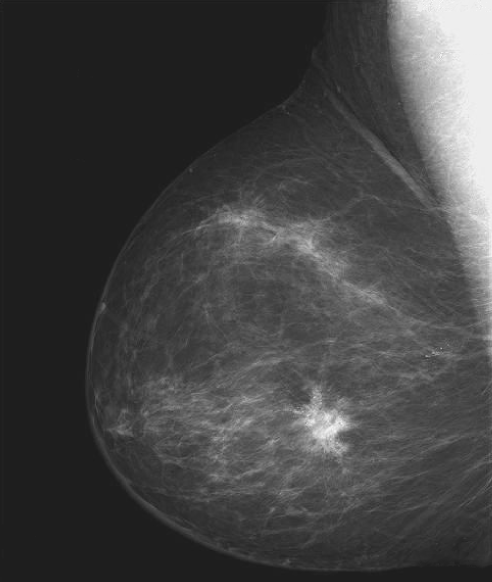
#> input picture Work_4___ImScale_Negation_and_Gamma/Fig0303(a).tif, 984 x 1164 px (shown at 1/2 size)
$ python tarea_4___negativo,_imscale_y_gamma_.py
#> lines starting #> are read from the running program, lines starting #| are printed output that depends on the picture
# -*- coding: utf-8 -*-
"""TAREA 4 | Negativo, ImScale y Gamma_.ipynb

Automatically generated by Colaboratory.

Original file is located at
    https://colab.research.google.com/drive/1FLLsLK4tEtaPAYI8B5djlgpFmPW7pMC6
"""

import cv2 as cv
import numpy as np
import matplotlib.pyplot as plt

"""# **Part 1**"""

files = ["Fig0303(a).tif", "Fig0306(a).tif", "Fig0310(a).tif"]

imgs = []
for i in files:
  imgs.append(cv.imread(i,0))

plt.title(files[0])
plt.imshow(imgs[0], 'gray')
plt.show()

def imadjust(x,a,b,c,d,gamma=1):
#> called with a = 21, b = 255, c = 0.5, d = 0.75, gamma = 1
    return (((x - a) / (b - a)) ** gamma) * (d - c) + c
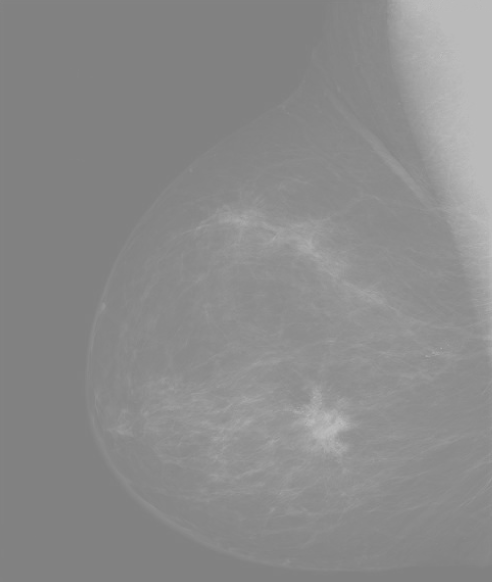
#> returned value: shape (1164, 984) float64 (shown at 1/2 size); min 0.5, max 0.75, mean 0.549

edited_imgs = []
edited_imgs.append(cv.bitwise_not(imgs[0]))  # NEGATIVE
edited_imgs.append(imadjust(imgs[0], imgs[0].min(),    # ADJUST
                          imgs[0].max(), 0.5, 0.75))
edited_imgs.append(np.power(imgs[0], 2))        # GAMMA 2
edited_imgs.append(np.power(imgs[0], 0.5))   # GAMMA 0.5

fig, axs = plt.subplots(1, 4, figsize=(10, 6), constrained_layout=True)

names = ['Negative', 'Adjust', 'Gamma 2', 'Gamma 0.5']
k = 0

for ax, img in zip(axs.flat, edited_imgs):
  ax.set_title(names[k])
  ax.imshow(img, 'gray')
  k += 1
#> this loop made 4 passes
#> after the loop, k = 4

plt.show()
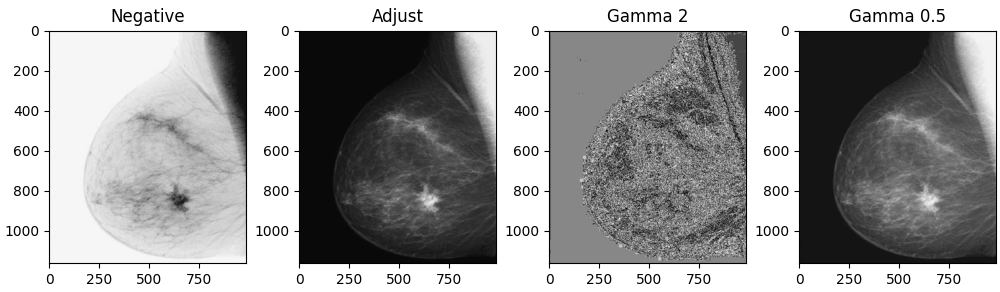
#> figure drawn by matplotlib, 4 panels

"""# **Part 2**"""

img2 = []

img2.append(cv.bitwise_not(imgs[1]))    # NEGATIVE
img2.append(imadjust(imgs[1], imgs[1].min(),    # ADJUST
                          imgs[1].max(), 0, 255))
#> call 2 of imadjust, with a = 0, b = 255, c = 0, d = 255, gamma = 1
#> in imadjust (call 2), `return (((x - a) / (b - a)) ** gamma) * (d - c) + c`:
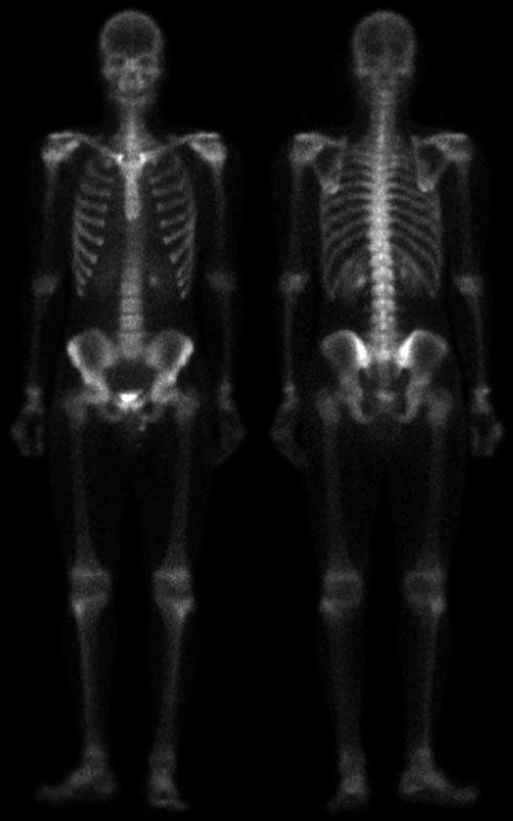
#> returned value: shape (1641, 1026) float64 (shown at 1/2 size); min 0, max 255, mean 17.1
img2.append(np.power(imgs[1], 3))        # GAMMA 2
img2.append(np.power(imgs[1], 0.8))     # GAMMA 0.5

fig, axs = plt.subplots(1, 4, figsize=(10, 6), constrained_layout=True)

names = ['Negative', 'Adjust', 'Gamma 2', 'Gamma 0.5']
k = 0

for ax, img in zip(axs.flat, img2):
  ax.set_title(names[k])
  ax.imshow(img, 'gray')
  k += 1
#> after the loop, k = 4

plt.show()
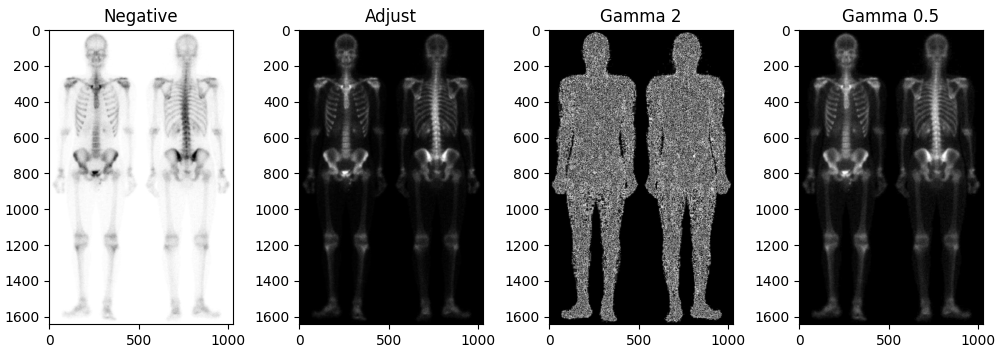
#> figure drawn by matplotlib, 4 panels

"""# **Part 3**"""

img_bin = img2[0] - img2[2] - img2[1]
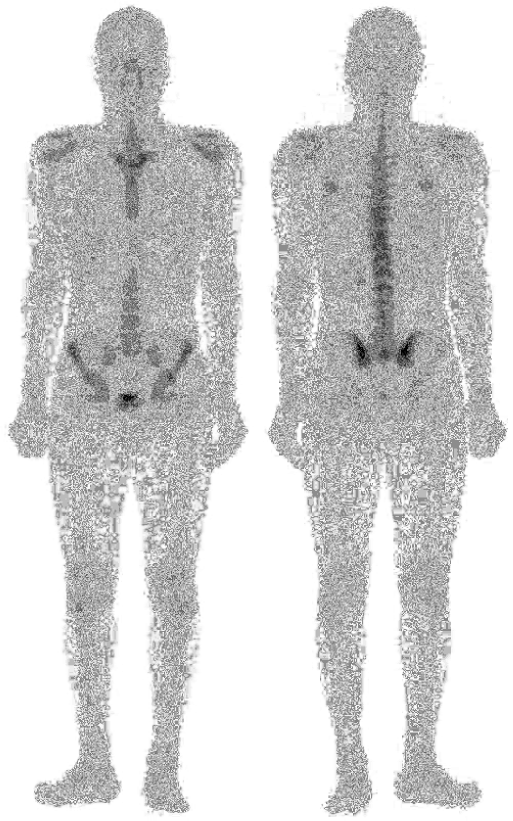
#> img_bin: shape (1641, 1026) float64 (shown at 1/2 size); min -254, max 255, mean 169.8; drawn with min black and max white
plt.imshow(img_bin, 'gray')
plt.show()

img_bin = cv.threshold(img_bin,0,255,cv.THRESH_BINARY)[1]
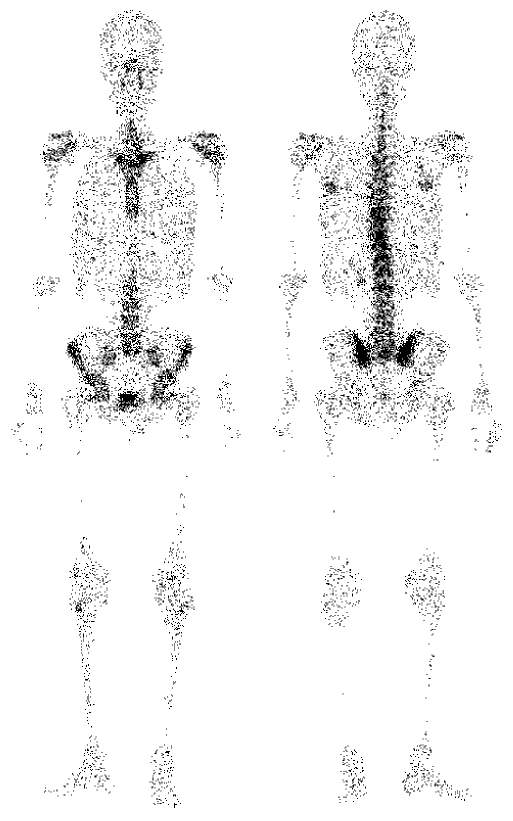
#> img_bin: shape (1641, 1026) float64 (shown at 1/2 size); 95.5% white; black in thin lines or dots
# cv.THRESH_BINARY_INV cv.THRESH_BINARY  cv.THRESH_TRUNC cv.THRESH_TOZERO cv.THRESH_TOZERO_INV
plt.imshow(img_bin, 'gray')
plt.show()

"""I'am not fine with this image.

# **Part 4**

The following function rescale a image from $[minf,maxf]$ and it is representing like the equation

$x' = minf + {{(x-x_{min})}\over{x_{max}-x_{min}}}(maxf-minf)$

when x value is equat to the minimum, the result is the minimum that we choose and similarly with the maximum.
"""

def ImEscala(img, minf, maxf):

#> called with minf = 0, maxf = 255
  x_min = img.min()
#> x_min = 0
  x_max = img.max()
#> x_max = 255

  img = minf + ((img - x_min) / (x_max - x_min)) * (maxf - minf)
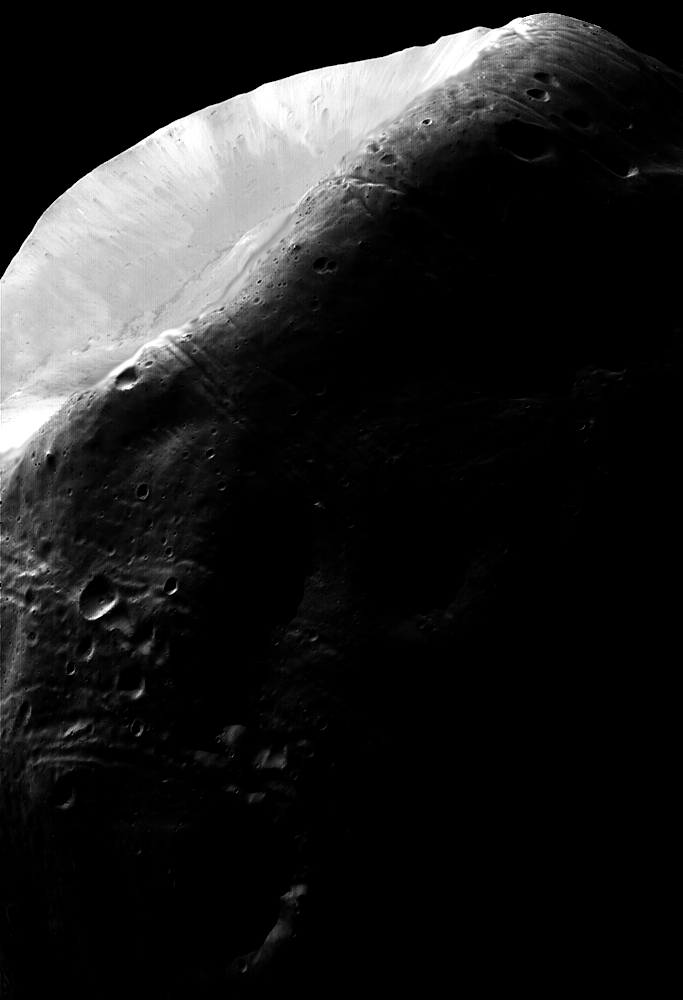
#> img: shape (1000, 683) float64; min 0, max 255, mean 31.7

  return img

"""# **Parte 5**"""

ImT1 = ImEscala(imgs[2], 0, 255)
ImT2 = ImEscala(imgs[2], 0, 1)

fig, axs = plt.subplots(1, 3, figsize=(10, 6), constrained_layout=True)

axs[0].imshow(ImT1, 'gray')
axs[0].set_title('ImT1')
axs[1].imshow(ImT2, 'gray')
axs[1].set_title('ImT2')
axs[2].imshow(ImT1, 'gray', vmin = ImT1.min(), vmax = ImT1.max())
axs[2].set_title('ImT1 , []')

plt.show()
